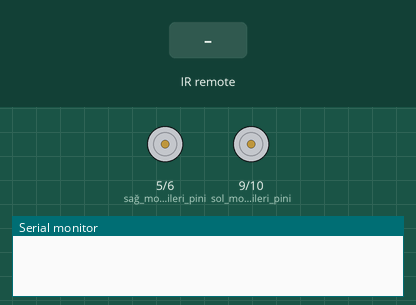
Recording of a sketch running on a simulated Arduino Uno, built with avr-gcc and run on an emulated ATmega328P. Parts: motor-driver pin pairs drawn as motors (green arrow = first pin HIGH = forward, orange = second pin HIGH = backward, longer = more drive), the last lines printed to the serial monitor. The inputs (shaded band) are chosen by the test bench.

Above: at 1.2 s.
1.3 s: infrared code 0xFF18E7 received
At 2.2 s:
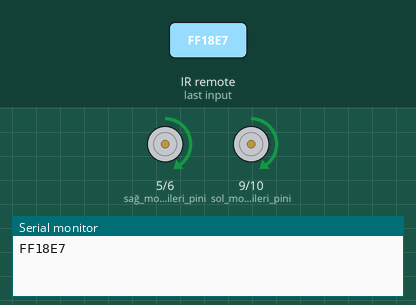
2.8 s: infrared code 0xFF4AB5 received
At 3.3 s:
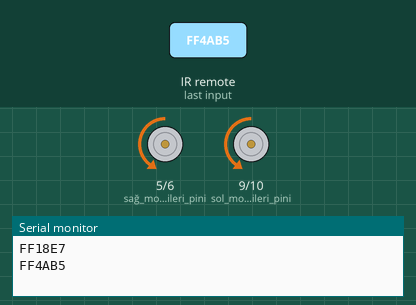
4.3 s: infrared code 0xFF10EF received
At 5.5 s:
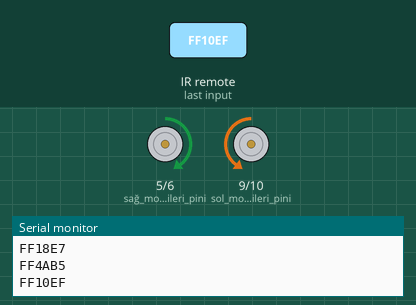
5.8 s: infrared code 0xFF5AA5 received
At 6.9 s:
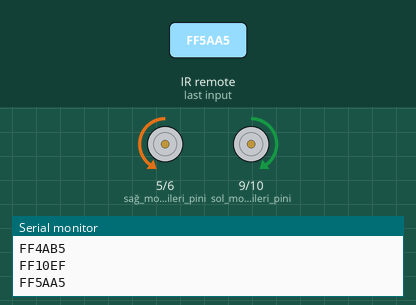
Timing chart, 0 to 8.3 s (numbered marks = the images above; inputs shaded):
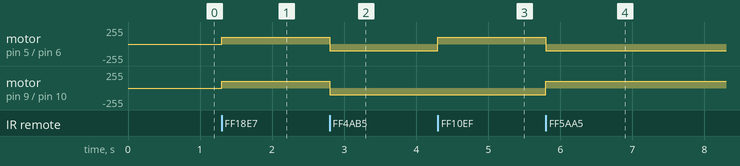

Measured:
- after the input at 1.3 s, motor on pin 5 (sağ_motor_ileri_pini) / pin 6 (sağ_motor_geri_pini), motor on pin 9 (sol_motor_ileri_pini) / pin 10 (sol_motor_geri_pini): stopped → forward 100/255 at once
- after the input at 2.8 s, motor on pin 5 (sağ_motor_ileri_pini) / pin 6 (sağ_motor_geri_pini), motor on pin 9 (sol_motor_ileri_pini) / pin 10 (sol_motor_geri_pini): forward 100/255 → backward 100/255 at once
- after the input at 4.3 s, motor on pin 5 (sağ_motor_ileri_pini) / pin 6 (sağ_motor_geri_pini): backward 100/255 → forward 100/255 at once
- after the input at 5.8 s, motor on pin 5 (sağ_motor_ileri_pini) / pin 6 (sağ_motor_geri_pini): forward 100/255 → backward 100/255 at once; motor on pin 9 (sol_motor_ileri_pini) / pin 10 (sol_motor_geri_pini): backward 100/255 → forward 100/255 at once

The sketch:

proje33.ino
```cpp
#include <IRremote.h>
int RECV_PIN = 11;
int h=100; // Robot motorlarının dönme hızı
long bileri = 0xFF18E7;// Robotun ileri gitmesi için kullanılan U.K. kodu
long bgeri = 0xFF4AB5;// Robotun geri gitmesi için kullanılan U.K. kodu
long bdur = 0xFF38C7;// Robotun durması için kullanılan U.K. kodu
long bsol = 0xFF10EF;// Robotun sola dönmesi için kullanılan U.K. kodu
long bsag = 0xFF5AA5;// Robotun sağa dönmesi için kullanılan U.K. kodu
IRrecv irrecv(RECV_PIN);
decode_results results;

void setup()
{
pinMode(5, OUTPUT);// sağ motor ileri pini
pinMode(6, OUTPUT);// sağ motor geri pini
pinMode(9, OUTPUT);// sol motor ileri pini
pinMode(10, OUTPUT);// sol motor geri pini
Serial.begin(9600);
irrecv.enableIRIn(); // Alıcıyı başlat.
}
void loop() {
if (irrecv.decode(&results)) {
Serial.println(results.value, HEX);
if (results.value == bileri ) ileri();
if (results.value == bgeri ) geri();
if (results.value == bsag ) sag();
if (results.value == bsol ) sol();
if (results.value == bdur ) dur();
irrecv.resume(); // Yeni verileri al.
}
}
void ileri(){
analogWrite(5,h);
analogWrite(6,0);
analogWrite(9,h);
analogWrite(10,0);
}
void geri(){
analogWrite(5,0);
analogWrite(6,h);
analogWrite(9,0);
analogWrite(10,h);
}
void sol(){
analogWrite(5,h);
analogWrite(6,0);
analogWrite(9,0);
analogWrite(10,h);
}
void sag(){
analogWrite(5,0);
analogWrite(6,h);
analogWrite(9,h);
analogWrite(10,0);
}
void dur(){
analogWrite(5,0);
analogWrite(6,0);
analogWrite(9,0);
analogWrite(10,0);
}
```
